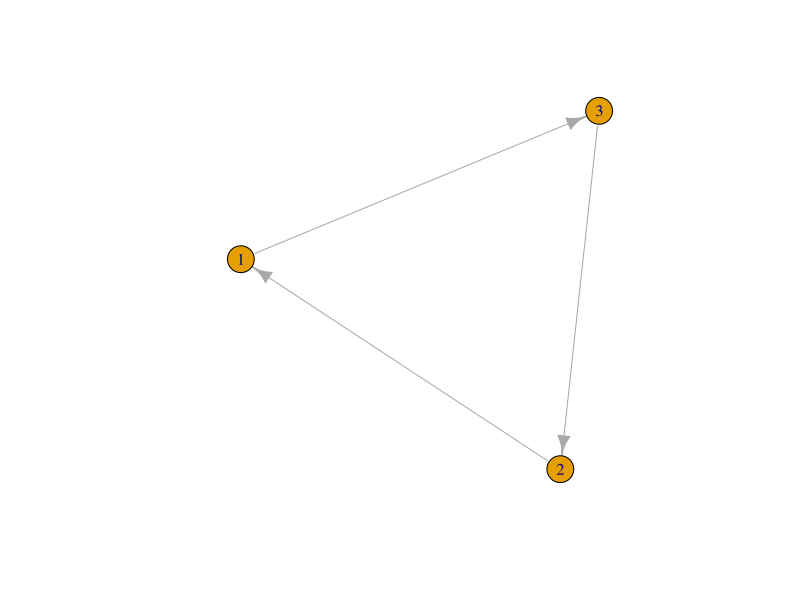
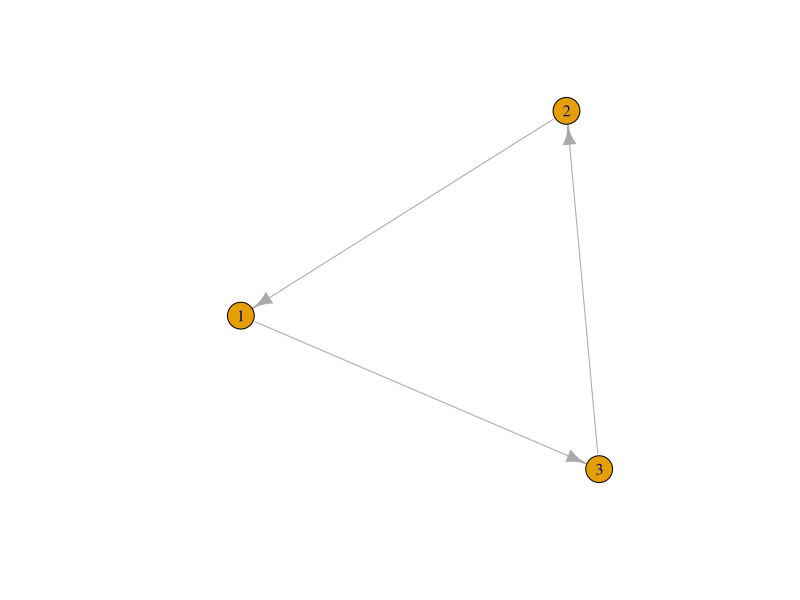
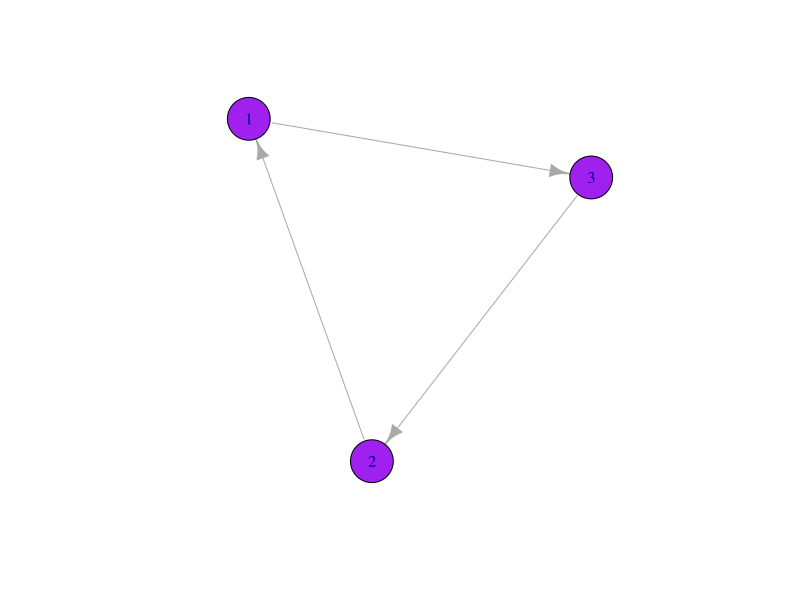
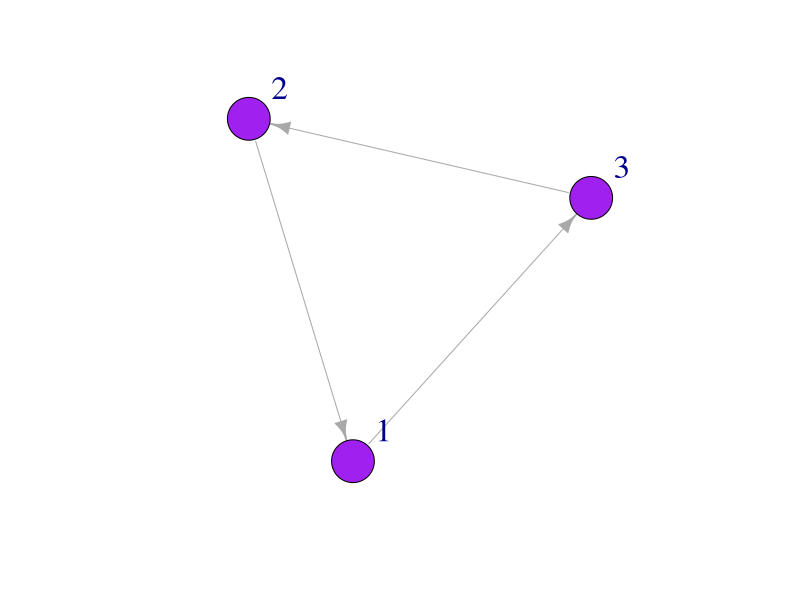
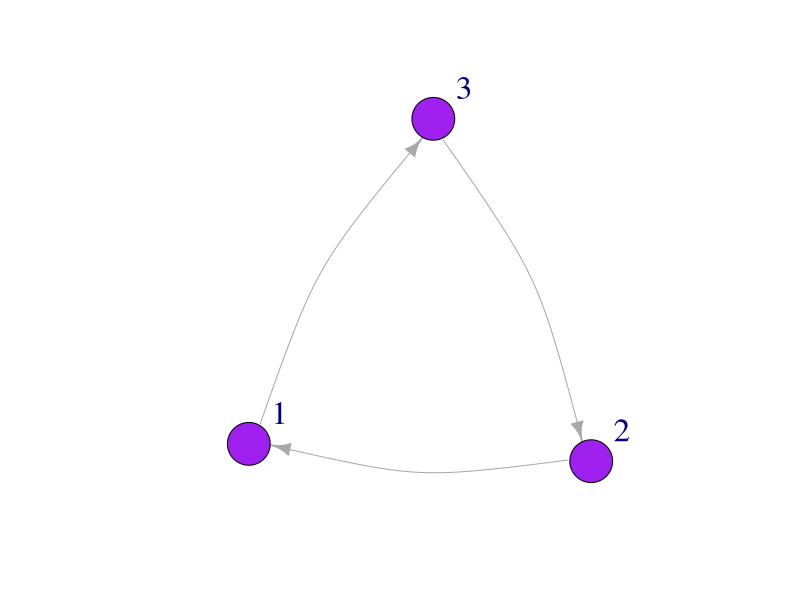
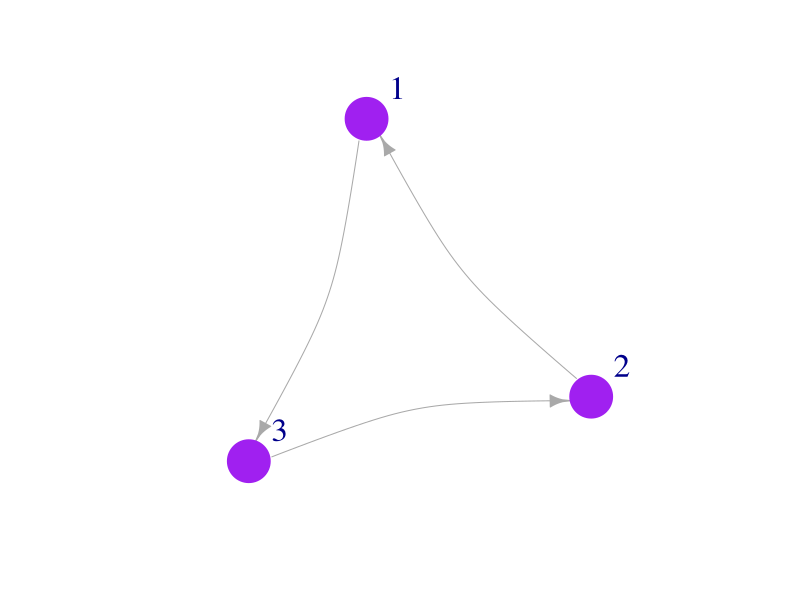
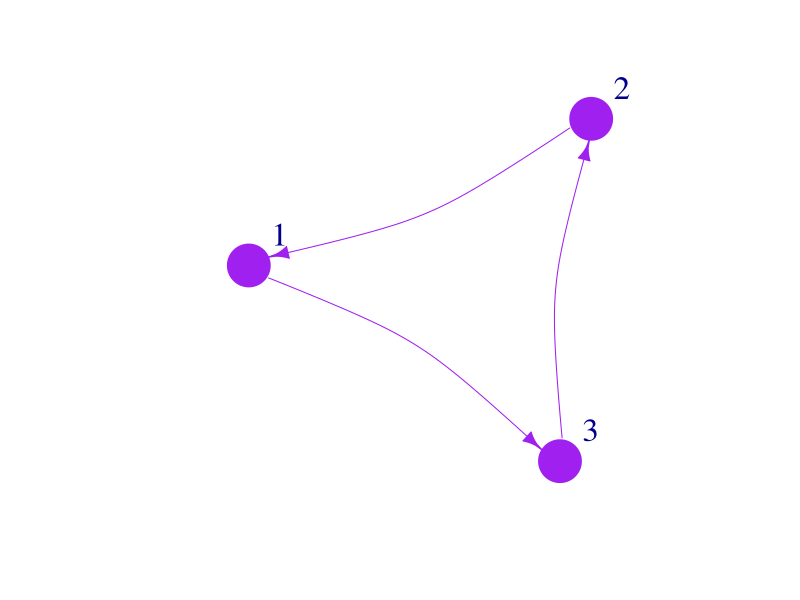
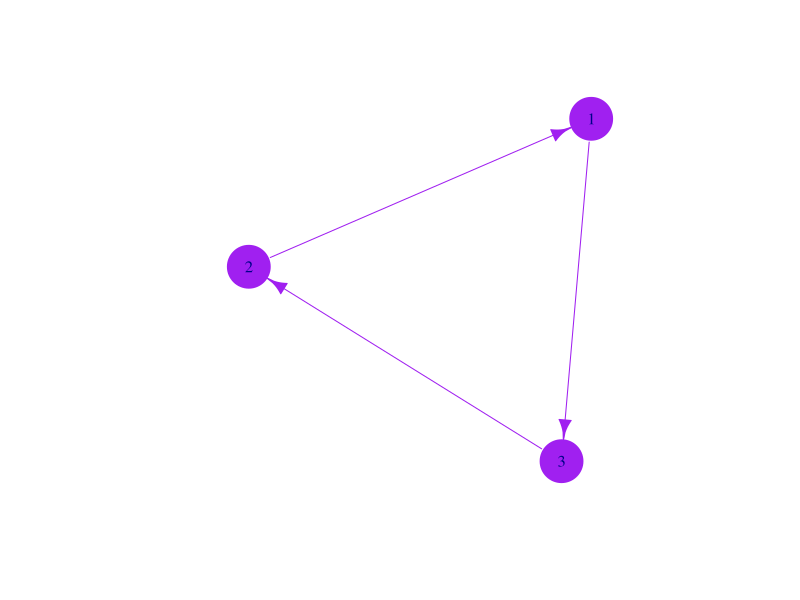

Source code (R) for these figures, in order:
## ---- chunk 1
library(igraph)
library(ggplot2)
## ---- chunk 2
mat1 <- matrix(c(0, 1, 0, 0, 0, 1, 1,0, 0), 
               nrow=3, ncol=3) ### matrix function 
mat1
## ---- chunk 3
mat2 <- graph_from_adjacency_matrix(mat1)
plot(mat2, edge.arrow.size = 1) ## set the size of the arrows 
## ---- chunk 4
mat3 <- graph(edges=c(1,3, 3,2, 2,1), n=3, directed=T ) # use graph function and list edges 
plot(mat3, edge.arrow.size = 1)
## ---- chunk 5
plot(mat3, 
     edge.arrow.size = 1, 
     vertex.color = "purple", 
     vertex.size = 25, 
     vertex.label.cex = 1)

## ---- chunk 6
plot(mat3, 
     edge.arrow.size = 1, 
     vertex.color = "purple", 
     vertex.size = 25, 
     vertex.label.cex = 2, 
     vertex.label.dist = 3.5)
## ---- chunk 7
plot(mat3, 
     edge.arrow.size = 1, 
     vertex.color = "purple", 
     vertex.size = 25, 
     vertex.label.cex = 2, 
     vertex.label.dist = 3.5, 
     edge.curved = .2)
## ---- chunk 8
plot(mat3, 
     edge.arrow.size = 1, 
     vertex.color = "purple", 
     vertex.frame.color="purple",
     vertex.size = 25, 
     vertex.label.cex = 2, 
     vertex.label.dist = 3.5, 
     edge.curved = .2)
## ---- chunk 9
plot(mat3, 
     edge.arrow.size = 1, 
     vertex.color = "purple", 
     vertex.frame.color="purple",
     vertex.size = 25, 
     vertex.label.cex = 2, 
     vertex.label.dist = 3.5, 
     edge.curved = .2,
     edge.color="purple")
## ---- chunk 10
V(mat3)$color <- 'purple'
V(mat3)$size <- 25
E(mat3)$color <- 'purple'
E(mat3)$arrow.size <- 1
V(mat3)$frame.color <- 'purple'
plot(mat3)
## ---- chunk 11
Nodelist <- data.frame(
                Names =c("Jim", "Carole", "Joe", "Michelle", "Jen", "Pete", "Paul", 
                         "Tim", "Jess", "Mark", "Jill", "Cam", "Kate") ,
                YearsFarming = c(8.5, 6.5, 4, 1, 3, 10, 5, 5, 5, 1, 1, 6, 6) , 
                Age = c(27, 52, 49, 32, 65, 72, 42, 67, 48, 33, 67, 75, 39) , 
                Gender = c("Male", "Female", "Male", "Female", "Female", "Male",
                           "Male","Male", "Female", "Male", "Female", "Male", 
                           "Female"))
Nodelist       
## ---- chunk 12
Edgelist <- data.frame(
                  From = c("Jim", "Jim", "Jim", "Jill", "Kate", "Pete", 
                           "Pete", "Jess", "Jim", "Jim", "Pete"),
                  To = c("Carole", "Jen", "Pete", "Carole", "Joe", 
                         "Carole", "Paul", "Mark", "Cam", "Mark", "Tim"),
                  Times =c(3, 7, 6, 6, 5, 3, 2, 1, 1, 2, 5)
)
Edgelist
## ---- chunk 13
FarmNetwork <- graph_from_data_frame(d = Edgelist, vertices = Nodelist, directed = T)
FarmNetwork
E(FarmNetwork) # view edges
V(FarmNetwork) # view nodes
## ---- chunk 14
plot(FarmNetwork, 
     edge.arrow.size = .5, 
     vertex.color = "plum", 
     vertex.label.dist = 2.5)

## ---- chunk 15
V(FarmNetwork)$color <- ifelse(V(FarmNetwork)$Gender == "Male", "#4682B4", "#C83200")
V(FarmNetwork)$frame.color <- ifelse(V(FarmNetwork)$Gender == "Male", "#4682B4", "#C83200")
plot(FarmNetwork, 
     edge.arrow.size = .5, 
     vertex.label.dist = 2.5, 
     edge.curved = .2)

## ---- chunk 16
Layout1 <- layout_in_circle(FarmNetwork)
plot(FarmNetwork, 
     edge.arrow.size = .5, 
     vertex.label.dist = 2.5, 
     layout = Layout1)
## ---- chunk 17
Layout2 <- layout_as_star(FarmNetwork)
plot(FarmNetwork, 
     edge.arrow.size = .5, 
     vertex.label.dist = 2.5, 
     layout = Layout2)
## ---- chunk 18
Layout3 <- layout_with_kk(FarmNetwork)
plot(FarmNetwork, 
     edge.arrow.size = .5, 
     vertex.label.dist = 2.5, 
     layout = Layout3)
## ---- chunk 19
Layout4<- layout_with_fr(FarmNetwork)
plot(FarmNetwork, edge.arrow.size = .5, vertex.label.dist = 2.5, layout = Layout4)
## ---- chunk 20

V(FarmNetwork)$size <- V(FarmNetwork)$YearsFarming 
                # size the nodes by number of years farming
plot(FarmNetwork, 
     edge.arrow.size = .5, 
     vertex.label.dist = 2.5)

## ---- chunk 21

V(FarmNetwork)$size <- V(FarmNetwork)$YearsFarming *2 
      ## scale by multiplying by 2
plot(FarmNetwork, edge.arrow.size = .5, vertex.label.dist = 2.5)

## ---- chunk 22
E(FarmNetwork)$width <- E(FarmNetwork)$Times/1.5
plot(FarmNetwork, 
     edge.arrow.size = .7, 
     vertex.label.dist = 2.5, 
     edge.curved = .2, 
     layout = Layout2)
## ---- chunk 23
plot(FarmNetwork, 
     edge.arrow.size = .7, 
     vertex.label.dist = 2.5, 
     edge.curved = .2, 
     layout = Layout2)
legend(x=-1.5, 
       y=-1.1, 
       c("Male","Female"), 
       pch=21, 
       pt.bg=c("#4682B4", "#C83200"),
       pt.cex=2, 
       cex=.8, 
       bty="n", 
       ncol=1)

## ---- chunk 24
tiff("graph/NetworkPlot.tiff", 
     width=150, height=150, 
     units='mm',res=300)

plot(FarmNetwork, 
     edge.arrow.size = .7, 
     vertex.label.dist = 2.5, 
     edge.curved = .2, 
     layout = Layout2)
legend(x=-1.5, 
       y=-1.1, 
       c("Male","Female"), 
       pch=21, 
       pt.bg=c("#4682B4", "#C83200"),
       pt.cex=2, 
       cex=.8, 
       bty="n", 
       ncol=1)

dev.off()
